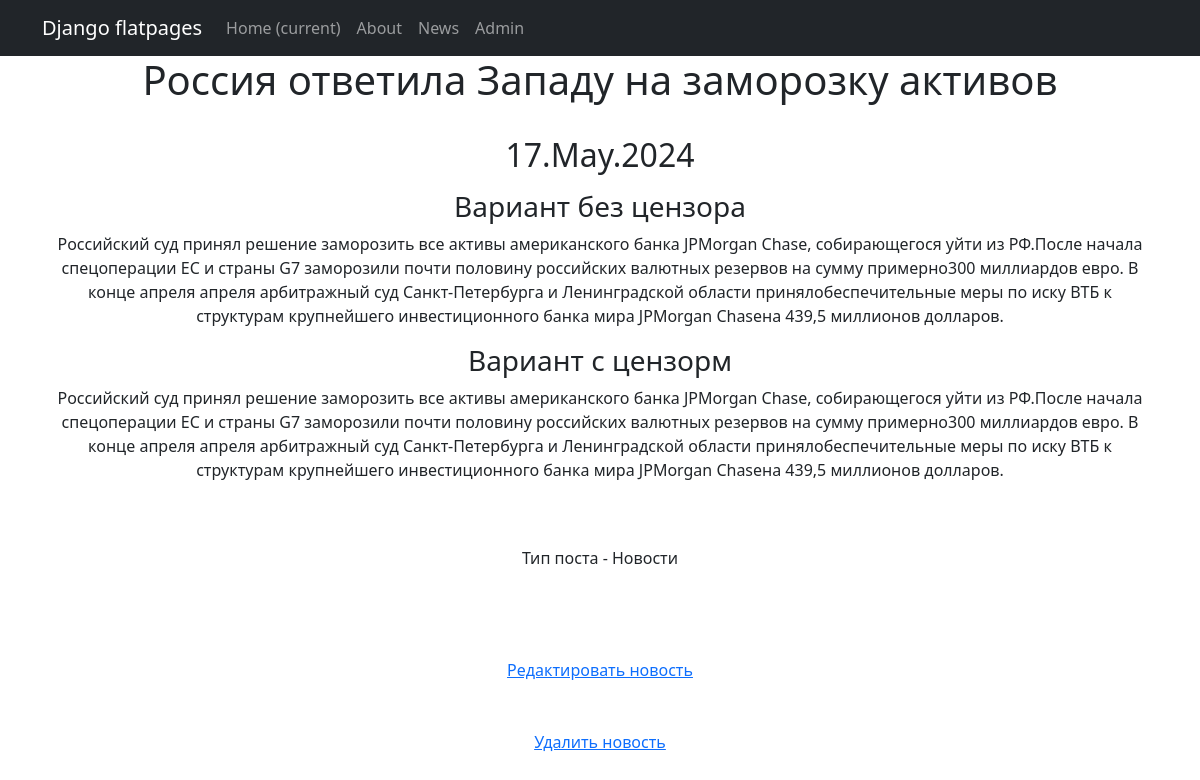
Screenshot of /news/1 with the database file from the repository.
### NewsPortal_app/models.py (models this page shows, shortened)
class Post(models.Model):
    TYPE_POST = [
        ('N', "Новости"),
        ('A', "Статья")
    ]
    type_post = models.CharField(max_length=1, choices=TYPE_POST, default='A')
    time_create = models.DateTimeField(auto_now_add=True)
    post_title = models.CharField(max_length=255)
    post_content = models.TextField()
    post_rating = models.IntegerField(default=0)
    author = models.ForeignKey(Author, on_delete=models.CASCADE)
    post_category = models.ManyToManyField(Category, through='PostCategory')

### NewsPortal_app/views.py (the view)
# urls.py: path('<pk>', PostDetailView.as_view(), name='post_detail'),
class PostDetailView(DetailView):
    model = Post
    template_name = 'post.html'
    context_object_name = 'post'

### templates/post.html (shortened to what this page needs)
{% extends 'flatpages/default.html'%}
{% load custom_filters %}
{% block content%}
<h1>{{ post.post_title }}</h1>
<br>
<h2>{{post.time_create|date:'d.M.Y'}}</h2>
<p>
    <h3>Вариант без цензора</h3>
    {{post.post_content}}
</p>
<p>
    <h3>Вариант c цензорм</h3>
    {{post.post_content|censor}}
</p>
<br><br>
<p>Тип поста   -  {{post.get_type_post_display}}</p>
<br>
<br>
<br>
{% if post.type_post == 'N'%}
    <a href="/news/news/{{post.pk}}/edit">Редактировать новость</a>
{% else %}
    <a href="/news/articles/{{post.pk}}/edit">Редактировать статью</a>
{% endif %}
<br><br><br>
{% if post.type_post == 'N'%}
    <a href="/news/news/{{post.pk}}/delete">Удалить новость</a>
{% else %}
    <a href="/news/articles/{{post.pk}}/delete">Удалить статью</a>
{% endif %}
{% endblock content%}

### rows the page displays
Post: post_title "Россия ответила Западу на заморозку активов", time_create "17.May.2024", post_content "Российский суд принял решение заморозить все активы американского банка JPMorgan Chase, собирающегося уйти из РФ.После начала спецоперации ЕС и страны G7 заморозили почти половину российских валютных резервов на сумму примерно300 миллиардов евро. В конце апреля апреля арбитражный суд Санкт-Петербурга и Ленинградской области принялобеспечительные меры по иску ВТБ к структурам крупнейшего инвестиционного банка мира JPMorgan Chaseна 439,5 миллионов долларов.", post_content|censor "Российский суд принял решение заморозить все активы американского банка JPMorgan Chase, собирающегося уйти из РФ.После начала спецоперации ЕС и страны G7 заморозили почти половину российских валютных резервов на сумму примерно300 миллиардов евро. В конце апреля апреля арбитражный суд Санкт-Петербурга и Ленинградской области принялобеспечительные меры по иску ВТБ к структурам крупнейшего инвестиционного банка мира JPMorgan Chaseна 439,5 миллионов долларов.", type_post "Новости"
